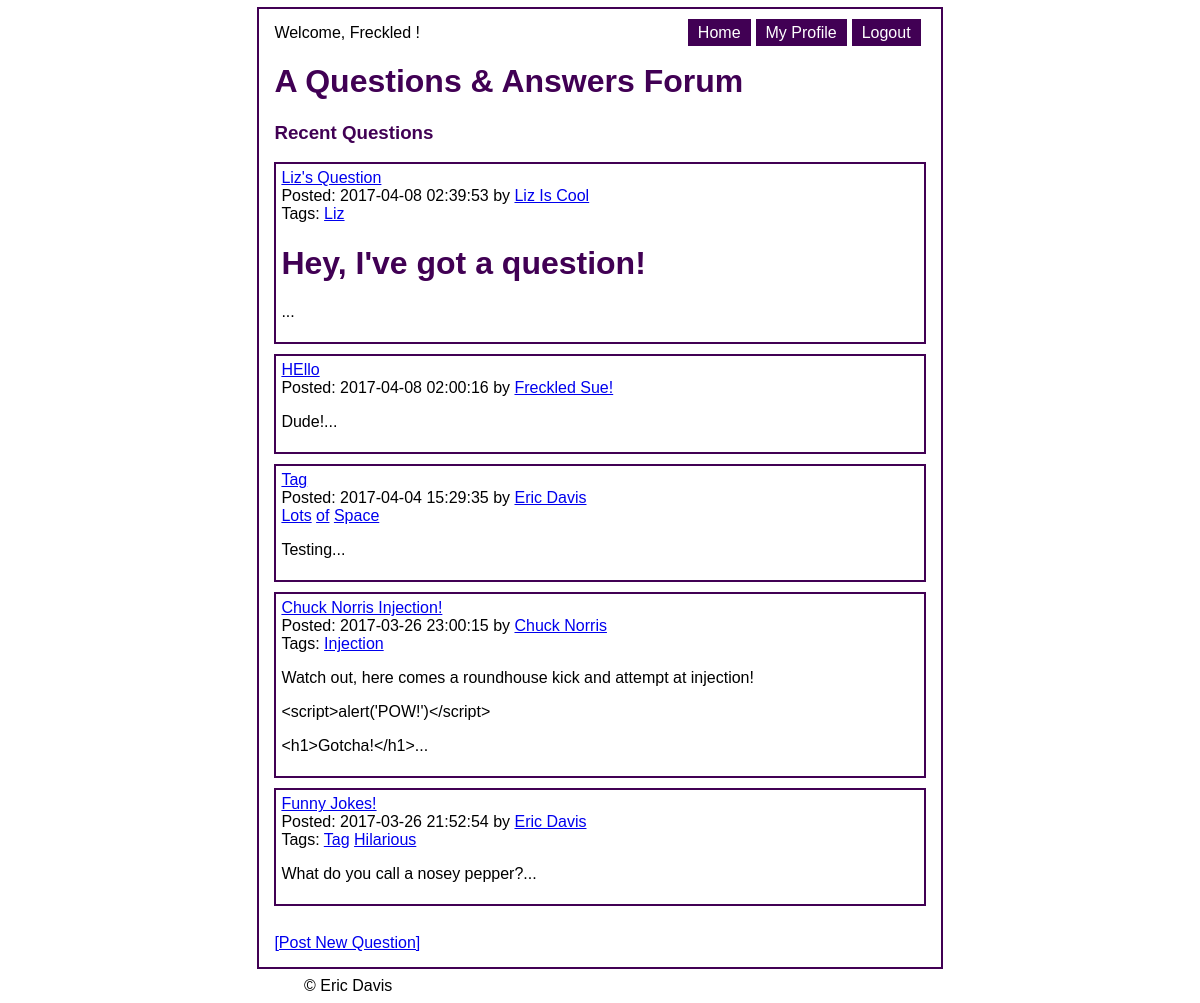
The page /index (signed in) on the database its author committed.
### tables this page shows
CREATE TABLE Questions (QuestionID INTEGER PRIMARY KEY AUTOINCREMENT NOT NULL, Date DATE NOT NULL, Title TEXT NOT NULL, Content TEXT NOT NULL, Tags TEXT, UserID INTEGER REFERENCES Users (UserID) NOT NULL);

CREATE TABLE Users (UserID INTEGER PRIMARY KEY AUTOINCREMENT NOT NULL UNIQUE, FirstName TEXT NOT NULL, LastName TEXT NOT NULL, Email TEXT NOT NULL, Password TEXT NOT NULL);

### controllers/questions.inc (called while the page is built, shortened)
<?php
include_once "include/util.inc";
include_once 'models/User.inc';
include_once 'models/Question.inc';
function get_questions($params) {
    $questions = Question::retrieveRecentQuestions();
    renderTemplate(
        "views/recent_questions_view.inc",
        array(
            'title' => 'A Questions & Answers Forum',
            'subtitle' => 'Recent Questions',
            'questions' => $questions,
            'newQuestionButtonText' => '[Post New Question]'
        )
    );
}

### controllers/index.inc (called while the page is built)
<?php
include_once "include/util.inc";
include_once "controllers/questions.inc";
function get_index($params) {
    get_questions($params);
}

### models/Question.inc (called while the page is built, shortened)
<?php
require_once 'models/Model.inc';
class Question extends Model {
    private $date;
    private $title;
    private $content;
    private $tags;
    private $userId;
    public function getDate() {
        return $this->date;
    }
    public function setDate($date) {
        $this->date = $date;
    }
    public function getTitle() {
        return $this->title;
    }
    public function setTitle($title) {
        $this->title = $title;
    }
    public function getContent() {
        return $this->content;
    }
    public function setContent($content) {
        $this->content = $content;
    }
    public function getTags() {
        return $this->tags;
    }
    public function setTags($tags) {
        $this->tags = $tags;
    }
    public function getUserId() {
        return $this->userId;
    }
    public function setUserId($id) {
        $this->userId = $id;
    }
    public static function retrieveRecentQuestions($limit = 5) {
        $db = Db::getDb();
        $st = $db -> prepare('SELECT * FROM Questions ORDER BY Date DESC LIMIT :limit');
        $st->bindParam(':limit', $limit);
        $st -> execute();
        $rows = $st -> fetchAll(PDO::FETCH_ASSOC);
        return self::makeQuestionsFromRows($rows);
    }
    private static function makeQuestionFromRow($row) {
        $question = new Question($row['QuestionID'], $row['Date'], $row['Title'], $row['Content'], $row['Tags'], $row['UserID']);
        return $question;
    }
    private static function makeQuestionsFromRows($rows) {
        $result = array();
        foreach ($rows as $row) {
            $result[] = self::makeQuestionFromRow($row);
        }
        return $result;
    }
}

### models/Model.inc (called while the page is built, shortened)
<?php
include_once 'models/Db.inc';
include_once 'include/util.inc';
class Model {
    protected $id;
    public function getId() {
        return $this -> id;
    }
    public function setId($id) {
        $this -> id = $id;
        return $this;
    }
}

### models/User.inc (called while the page is built, shortened)
<?php
require_once 'models/Model.inc';
class User extends Model {
    private $firstName;
    private $lastName;
    public function getFirstName() {
        return $this->firstName;
    }
    public function setFirstName($name) {
        $this->firstName = $name;
    }
    public function getLastName() {
        return $this->lastName;
    }
    public function setLastName($name) {
        $this->lastName = $name;
    }
    public static function getFullName($id) {
        $user = self::retrieveUserById($id);
        if ($user) {
            return $user->getFirstName() . " " . $user->getLastName();
        }
        return false;
    }
    public static function retrieveUserById($id) {
        $db = Db::getDb();
        $sql = "SELECT * FROM Users WHERE UserID = :id";
        $statement = $db -> prepare($sql);
        $statement -> bindParam(':id', $id);
        $statement -> execute();
        $row = $statement->fetch(PDO::FETCH_ASSOC);
        return self::makeUserFromRow($row);
    }
    public static function makeUserFromRow($row) {
        $user = new User($row['UserID'], $row['FirstName'], $row['LastName'], $row['Email'], $row['Password']);
        return $user;
    }
}

### views/cache_recent_questions_view.inc (the view, shortened to what this page needs)
<?php include_once 'include/util.inc' ?>
<!DOCTYPE html>
<html>
    <head>
        <link rel="stylesheet" href="/lab/lab3/css/style.css" />
    </head>
    <body>
        <div id="content-wrapper">
            <div id="nav">
                <ul>
                    <?php if (isLoggedIn()) : ?>
                    <li><a href="/lab/lab3/logout">Logout</a></li>
                    <li><a href="/lab/lab3/user/view_user/<?php echo(safeParam($_SESSION, 'UserID', false)); ?>">My Profile</a></li>
                    <?php  else : ?>
                    <li><a href="/lab/lab3/login">Login</a></li>
                    <li><a href="/lab/lab3/user/register">Register</a></li>
                    <?php  endif; ?>
                    <li><a href="/lab/lab3/index">Home</a></li>
                </ul>
            </div>
            <div id="greeting">
                <?php  if (isLoggedIn()) : ?>
                <?php echo( "Welcome, " . safeParam($_SESSION, 'FirstName', false) ." ". safeParam($_SESSION, 'LastName', false) ."!" ); ?>
                <?php  endif; ?>
            </div>
<h1> <?php echo( isset($title) ? $title : '' ); ?></h1>
<h3><?php echo( isset($subtitle) ? $subtitle : '' ); ?></h3>
<?php  foreach ($questions as $question): ?>
    <div class="question">
    <a href="/lab/lab3/questions/view_question/<?php echo($question->getId()); ?>"> <?php echo( $question->getTitle() ); ?></a>
    <br />
    Posted: <?php echo( $question->getDate() ); ?> by <a href="/lab/lab3/user/view_user/<?php echo( $question->getUserId() ); ?>"><?php echo( User::getFullName($question->getUserId()) ); ?></a>
    <br />
    <span>
<?php
    $tags = explode(' ', $question->getTags());
    if ($tags[0]) {
        echo "Tags:";
    }
    foreach($tags as $tag) :
?>
    <a href="/lab/lab3/tag/view_questions/<?php echo( $tag ); ?>"><?php echo( $tag ); ?></a>
<?php   endforeach; ?>
</span>
    <p class="question-content"> <?php echo( markdown(html_entity_decode(substr($question->getContent(), 0, 240)."...")) ); ?></p>
</div>
<?php  endforeach; ?>
<br />
<?php  if (isLoggedIn()) : ?>
    <a href="/lab/lab3/questions/post_question/<?php echo( isset($prefillTag) ? $prefillTag : '' ); ?>"><?php echo( $newQuestionButtonText ); ?></a>
<?php  endif; ?>
</div>
<footer>
    &copy; Eric Davis
</footer>
</body>
</html>

### include/util.inc (shortened to what this page needs)
<?php
function markdown($str) {
    $str = htmlspecialchars(ltrim($str),ENT_QUOTES);
    $str = preg_replace('/\*\*(.+)\*\*/u', '<b>$1</b>', $str);
    $str = preg_replace('/\*([^\*]+)\*/u', '<i>$1</i>', $str);
    $str = preg_replace('/#### ([^\n]*)\n/', "<h4>$1</h4>\n", $str);
    $str = preg_replace('/### ([^\n]*)\n/', "<h3>$1</h3>\n", $str);
    $str = preg_replace('/## ([^\n]*)\n/', "<h2>$1</h2>\n", $str);
    $str = preg_replace('/# ([^\n]*)\n/', "<h1>$1</h1>\n", $str);
    $str = preg_replace('/\[([^\]]+)\]\(([^\)]+)\)/', '<a href=\'$2\'>$1</a>', $str);
    $str = preg_replace('/([^\n\r]{2,})(?:(\r\n){2,}|\r{2,}|\n{2,}|$)/u', "<p>$1</p>\n\n", $str);
    return $str;
}
function isLoggedIn() {
    $inSession = session_id();
    if (!empty($inSession)) {
        if (isset($_SESSION['loggedin'])) {
            return $_SESSION['loggedin'];
        }
    }
    return false;
}
function safeParam($arr, $index, $default=false) {
    if ($arr && isset($arr[$index])) {
        return htmlentities($arr[$index]);
    }
    return $default;
}
function __cacheName($view) {
    $cachePath = explode('/', $view);
    $idx = sizeof($cachePath) - 1;
    $cachePath[$idx] = 'cache_' . $cachePath[$idx];
    return implode('/', $cachePath);
}
function renderTemplate($view, $params) {
    $cacheName = __cacheName($view);
    if (file_exists($cacheName) && (filemtime($cacheName) >= filemtime($view))) {
        $contents = file_get_contents($cacheName);
    }
    extract($params);
    eval("?>" . $contents);
    $result = ob_get_contents();
    echo $result;
}
?>

### css/style.css (style rules this page uses)
body { font-family: helvetica, arial; }
.question { border: 2px solid #410054; margin-bottom: 10px; padding: 5px; }
.question-content { background-color: #eaeaea; }
#content-wrapper { width: 55%; margin-left: auto; margin-right: auto; margin-top: 2%; outline: 2px solid #410054; outline-offset: 15px; }
h1, h2, h3 { color: #410054; }
footer { width: 50%; margin-left: auto; margin-right: auto; margin-top: 25px; }
#nav li { border-right: 5px solid #ffffff; display: inline; float: right; text-align: center; }
#nav a { background-color: #410054; color: white; padding: 5px 10px 5px 10px; text-decoration: none; }

### rows shown on the page
questions: Title "Liz's Question", Date "2017-04-08 02:39:53", UserID.LastName "Liz Is Cool", shows "Tags:", Tags "Liz", str "Hey, I've got a question! ..."
questions: Title "HEllo", Date "2017-04-08 02:00:16", UserID.LastName "Freckled Sue!", str "Dude!..."
questions: Title "Tag", Date "2017-04-04 15:29:35", UserID.LastName "Eric Davis", Tags "Lots", Tags "of", Tags "Space", str "Testing..."
questions: Title "Chuck Norris Injection!", Date "2017-03-26 23:00:15", UserID.LastName "Chuck Norris", shows "Tags:", Tags "Injection", str "Watch out, here comes a roundhouse kick and attempt at injection! <script>alert('POW!')</script> <h1>Gotcha!</h1>..."
questions: Title "Funny Jokes!", Date "2017-03-26 21:52:54", UserID.LastName "Eric Davis", shows "Tags:", Tags "Tag", Tags "Hilarious", str "What do you call a nosey pepper?..."

### other values the page prints
safeParam($_SESSION, 'FirstName', false) "Freckled"
$title "A Questions & Answers Forum"
$subtitle "Recent Questions"
$newQuestionButtonText "[Post New Question]"
